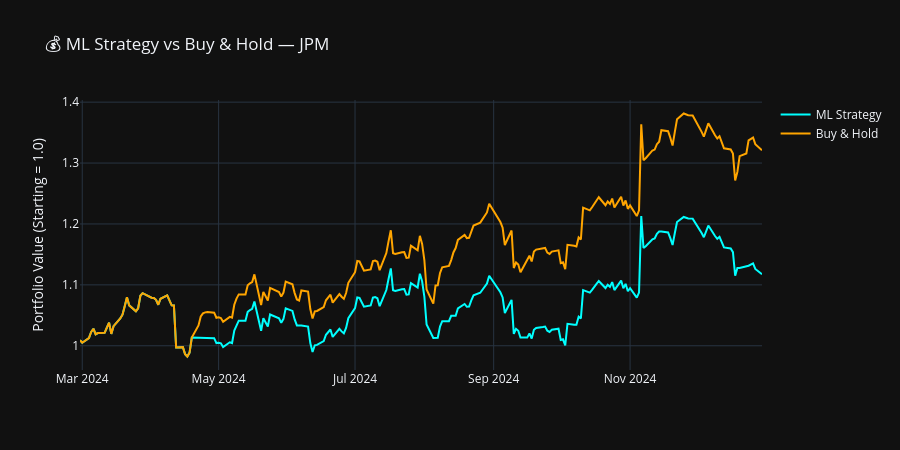

Notebook code cell kept with this figure:
### Markdown cell above
## Part C: Backtesting ML Signal Strategy

### Code cell
# Simple backtest: buy when model predicts Up, hold cash when predicts Down
test_returns = df.loc[X_test.index, 'Daily_Return']

strategy_returns  = test_returns * y_pred   # Only in market when model says Up
buyhold_returns   = test_returns

strategy_cumulative = (1 + strategy_returns).cumprod()
buyhold_cumulative  = (1 + buyhold_returns).cumprod()

fig = go.Figure()
fig.add_trace(go.Scatter(x=strategy_cumulative.index, y=strategy_cumulative,
                          name='ML Strategy', line=dict(color='cyan', width=2)))
fig.add_trace(go.Scatter(x=buyhold_cumulative.index, y=buyhold_cumulative,
                          name='Buy & Hold', line=dict(color='orange', width=2)))

fig.update_layout(template='plotly_dark', height=450,
                   title=f'💰 ML Strategy vs Buy & Hold — {TARGET_TICKER}',
                   yaxis_title='Portfolio Value (Starting = 1.0)')
fig.show()

# Save predictions
predictions_df = pd.DataFrame({
    'Actual': y_test,
    'Predicted': y_pred,
    'Probability_Up': y_prob
}, index=X_test.index)
predictions_df.to_csv(f'../data/{TARGET_TICKER}_predictions.csv')

print(f'\n💾 Predictions saved.')
print(f'\nStrategy final value : {strategy_cumulative.iloc[-1]:.3f}x')
print(f'Buy & Hold final     : {buyhold_cumulative.iloc[-1]:.3f}x')
print('\n✅ ML Notebook complete! Proceed to Notebook 04.')

### Figure 1 — Plotly figure (JSON) as saved in the notebook; plotly's stock layout.template omitted (floating-point values rounded to 4 significant figures; data arrays with more than 128 entries replaced by an {"elided": "..."} marker saying what was removed)
{"data": [{"line": {"color": "cyan", "width": 2}, "name": "ML Strategy", "type": "scatter", "x": {"elided": "211 str values"}, "y": {"elided": "211 float values"}}, {"line": {"color": "orange", "width": 2}, "name": "Buy & Hold", "type": "scatter", "x": {"elided": "211 str values"}, "y": {"elided": "211 float values"}}], "layout": {"height": 450, "title": {"text": "💰 ML Strategy vs Buy & Hold — JPM"}, "yaxis": {"title": {"text": "Portfolio Value (Starting = 1.0)"}}}}
